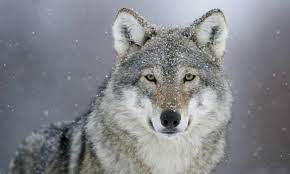
#> input picture Beginner Level - Task 4 - Image to Pencil Sketch with Python/wolf.jpg, 290 x 174 px
$ jupyter execute Beginner_Level_Task_4_Image_to_Pencil_Sketch_with_Python.ipynb
#> lines starting #> are read from the running program, lines starting #| are printed output that depends on the picture
<a href="https://colab.research.google.com/github/rollingthundaa/LGMVIP-October-Data-Science-Intern-/blob/main/Beginner%20Level%20-%20Task%204%20-%20Image%20to%20Pencil%20Sketch%20with%20Python/Beginner_Level_Task_4_Image_to_Pencil_Sketch_with_Python.ipynb" target="_parent"></a>

# **Devadyuti Sahoo - Data Science Intern at LetsGrowMore Virtual Internship Program (October-2021)**

# **Beginner Level Task 4 - Image to Pencil Sketch with Python**

**Import the required libraries**

[cell 1]
import cv2
from matplotlib import pyplot as plt

**Read the image**

[cell 2]
image = cv2.imread('wolf.jpg')
#> image is the input picture: shape (174, 290, 3); mean B, G, R 137.6, 132.9, 131.2

**Convert to gray scale**

[cell 3]
gray_image = cv2.cvtColor(image, cv2.COLOR_BGR2GRAY)

**Invert the grayscale image**

[cell 4]
inverted_image = 255 - gray_image
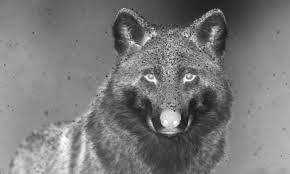
#> inverted_image: shape (174, 290); min 2, max 255, mean 122.1

**Blur image using Gaussian Blur Function**

[cell 5]
blurred = cv2.GaussianBlur(inverted_image, (21, 21), 0)
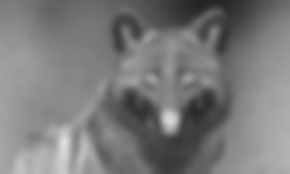
#> blurred: shape (174, 290); min 36, max 221, mean 122.1

**Invert the blurred image**

[cell 6]
inverted_blurred = 255 - blurred
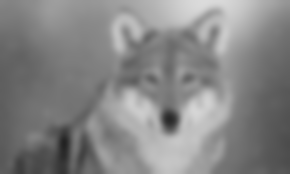
#> inverted_blurred: shape (174, 290); min 34, max 219, mean 132.9
pencil_sketch = cv2.divide(gray_image, inverted_blurred, scale=256.0)
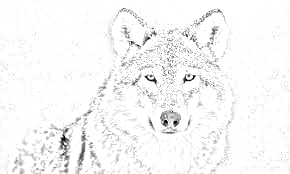
#> pencil_sketch: shape (174, 290); min 0, max 255, mean 246.4

**Original image**

[cell 7]
plt.figure(figsize=(15,10))
plt.imshow(cv2.cvtColor(image,cv2.COLOR_BGR2RGB),cmap='gray')
plt.show()
